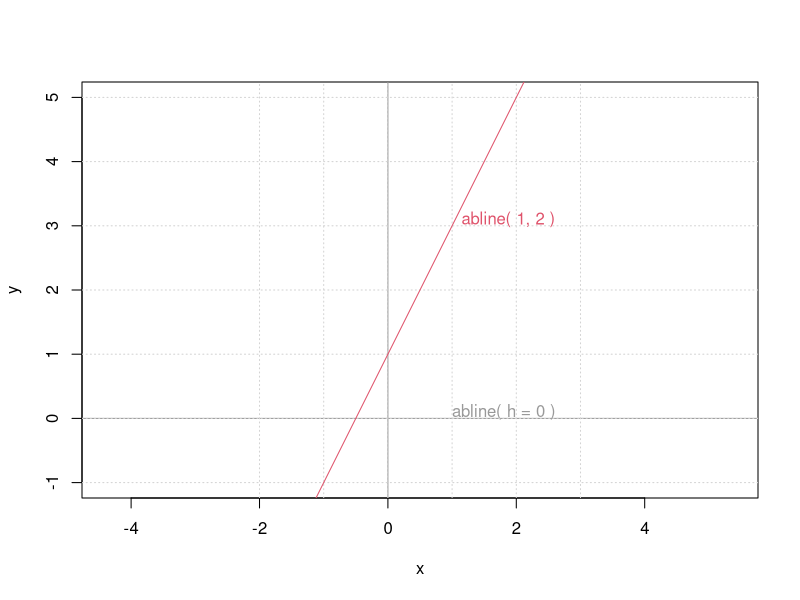

The R source for this figure: (Note: this script raises an error after producing the figure.)
## Setup up coordinate system (with x==y aspect ratio):
plot(c(-2,3), c(-1,5), type = "n", xlab="x", ylab="y", asp = 1)
## the x- and y-axis, and an integer grid
abline(h=0, v=0, col = "gray60")
text(1,0, "abline( h = 0 )", col = "gray60", adj = c(0, -.1))
abline(h = -1:5, v = -2:3, col = "lightgray", lty=3)
abline(a=1, b=2, col = 2)
text(1,3, "abline( 1, 2 )", col=2, adj=c(-.1,-.1))
plot(Niftyvol,type="l",ylab="Volatility",xlab="",col="blue",col.main="red",cex.main=1.5,las=3)
abline(v=as.Date("2009-01-06"),col= "black")
abline(v=as.Date("2008-12-16"),col= "black")
text(as.Date("2008-12-16"),80, "Maytas deal", col = "red", adj = c(1,0.6),cex=0.7)
text(as.Date("2009-01-06"),60, "Raju's confession", col = "red", adj = c(0,0.2),cex=0.7)
